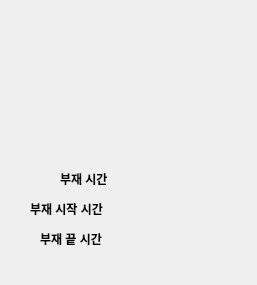
<?xml version="1.0" encoding="UTF-8"?>
<ui version="4.0">
 <class>Dialog</class>
 <widget class="QDialog" name="Dialog">
  <property name="geometry">
   <rect>
    <x>0</x>
    <y>0</y>
    <width>257</width>
    <height>285</height>
   </rect>
  </property>
  <property name="windowTitle">
   <string>Dialog</string>
  </property>
  <widget class="QLabel" name="label__time">
   <property name="geometry">
    <rect>
     <x>150</x>
     <y>170</y>
     <width>81</width>
     <height>20</height>
    </rect>
   </property>
   <property name="text">
    <string/>
   </property>
  </widget>
  <widget class="QLabel" name="label">
   <property name="geometry">
    <rect>
     <x>60</x>
     <y>170</y>
     <width>66</width>
     <height>18</height>
    </rect>
   </property>
   <property name="text">
    <string>&lt;html&gt;&lt;head/&gt;&lt;body&gt;&lt;p&gt;&lt;span style=&quot; font-weight:700;&quot;&gt;부재 시간&lt;/span&gt;&lt;/p&gt;&lt;/body&gt;&lt;/html&gt;</string>
   </property>
   <property name="textFormat">
    <enum>Qt::AutoText</enum>
   </property>
  </widget>
  <widget class="QLabel" name="label_2">
   <property name="geometry">
    <rect>
     <x>20</x>
     <y>40</y>
     <width>211</width>
     <height>91</height>
    </rect>
   </property>
   <property name="text">
    <string>&lt;html&gt;&lt;head/&gt;&lt;body&gt;&lt;p&gt;&lt;br/&gt;&lt;/p&gt;&lt;/body&gt;&lt;/html&gt;</string>
   </property>
  </widget>
  <widget class="QLabel" name="label_3">
   <property name="geometry">
    <rect>
     <x>30</x>
     <y>200</y>
     <width>101</width>
     <height>18</height>
    </rect>
   </property>
   <property name="text">
    <string>&lt;html&gt;&lt;head/&gt;&lt;body&gt;&lt;p&gt;&lt;span style=&quot; font-weight:700;&quot;&gt;부재 시작 시간&lt;/span&gt;&lt;/p&gt;&lt;/body&gt;&lt;/html&gt;</string>
   </property>
   <property name="textFormat">
    <enum>Qt::AutoText</enum>
   </property>
  </widget>
  <widget class="QLabel" name="label__time_2">
   <property name="geometry">
    <rect>
     <x>150</x>
     <y>200</y>
     <width>121</width>
     <height>20</height>
    </rect>
   </property>
   <property name="text">
    <string/>
   </property>
  </widget>
  <widget class="QLabel" name="label_4">
   <property name="geometry">
    <rect>
     <x>40</x>
     <y>230</y>
     <width>81</width>
     <height>18</height>
    </rect>
   </property>
   <property name="text">
    <string>&lt;html&gt;&lt;head/&gt;&lt;body&gt;&lt;p&gt;&lt;span style=&quot; font-weight:700;&quot;&gt;부재 끝 시간&lt;/span&gt;&lt;/p&gt;&lt;/body&gt;&lt;/html&gt;</string>
   </property>
   <property name="textFormat">
    <enum>Qt::AutoText</enum>
   </property>
  </widget>
  <widget class="QLabel" name="label__time_3">
   <property name="geometry">
    <rect>
     <x>150</x>
     <y>230</y>
     <width>121</width>
     <height>20</height>
    </rect>
   </property>
   <property name="text">
    <string/>
   </property>
  </widget>
 </widget>
 <resources/>
 <connections/>
</ui>
